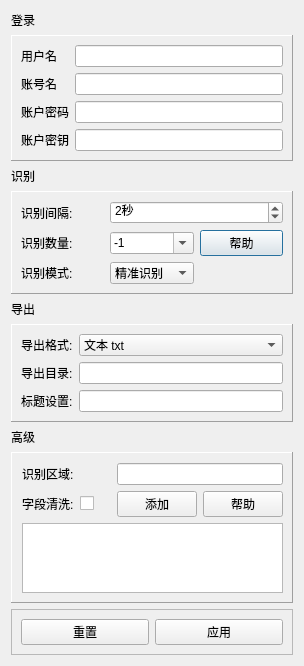
<?xml version="1.0" encoding="UTF-8"?>
<ui version="4.0">
 <class>Dialog</class>
 <widget class="QDialog" name="Dialog">
  <property name="windowModality">
   <enum>Qt::ApplicationModal</enum>
  </property>
  <property name="enabled">
   <bool>true</bool>
  </property>
  <property name="geometry">
   <rect>
    <x>0</x>
    <y>0</y>
    <width>304</width>
    <height>623</height>
   </rect>
  </property>
  <property name="windowTitle">
   <string>高级</string>
  </property>
  <property name="toolTip">
   <string extracomment="呵呵"/>
  </property>
  <property name="modal">
   <bool>false</bool>
  </property>
  <layout class="QVBoxLayout" name="verticalLayout">
   <item>
    <widget class="QLabel" name="label_login">
     <property name="text">
      <string>登录</string>
     </property>
    </widget>
   </item>
   <item>
    <widget class="QFrame" name="frame_login">
     <property name="frameShape">
      <enum>QFrame::Panel</enum>
     </property>
     <property name="frameShadow">
      <enum>QFrame::Raised</enum>
     </property>
     <layout class="QFormLayout" name="formLayout">
      <item row="1" column="0">
       <widget class="QLabel" name="login_label_id">
        <property name="text">
         <string>账号名</string>
        </property>
       </widget>
      </item>
      <item row="1" column="1">
       <widget class="QLineEdit" name="login_lineEdit_id"/>
      </item>
      <item row="2" column="0">
       <widget class="QLabel" name="login_label_key">
        <property name="text">
         <string>账户密码</string>
        </property>
       </widget>
      </item>
      <item row="2" column="1">
       <widget class="QLineEdit" name="login_lineEdit_key"/>
      </item>
      <item row="3" column="0">
       <widget class="QLabel" name="login_label_secret">
        <property name="text">
         <string>账户密钥</string>
        </property>
       </widget>
      </item>
      <item row="3" column="1">
       <widget class="QLineEdit" name="login_lineEdit_secret">
        <property name="echoMode">
         <enum>QLineEdit::Password</enum>
        </property>
       </widget>
      </item>
      <item row="0" column="0">
       <widget class="QLabel" name="label">
        <property name="text">
         <string>用户名</string>
        </property>
       </widget>
      </item>
      <item row="0" column="1">
       <widget class="QLineEdit" name="lineEdit"/>
      </item>
     </layout>
    </widget>
   </item>
   <item>
    <widget class="QLabel" name="label_reg">
     <property name="text">
      <string>识别</string>
     </property>
    </widget>
   </item>
   <item>
    <widget class="QFrame" name="frame_reg">
     <property name="frameShape">
      <enum>QFrame::Panel</enum>
     </property>
     <property name="frameShadow">
      <enum>QFrame::Raised</enum>
     </property>
     <layout class="QGridLayout" name="gridLayout_3">
      <item row="0" column="0">
       <widget class="QLabel" name="reg_label_lay">
        <property name="text">
         <string>识别间隔:</string>
        </property>
       </widget>
      </item>
      <item row="0" column="1" colspan="2">
       <widget class="QTimeEdit" name="reg_timeEdit">
        <property name="currentSection">
         <enum>QDateTimeEdit::SecondSection</enum>
        </property>
        <property name="displayFormat">
         <string>s秒</string>
        </property>
        <property name="time">
         <time>
          <hour>0</hour>
          <minute>0</minute>
          <second>2</second>
         </time>
        </property>
       </widget>
      </item>
      <item row="1" column="0">
       <widget class="QLabel" name="reg_label_num">
        <property name="text">
         <string>识别数量:</string>
        </property>
       </widget>
      </item>
      <item row="1" column="1">
       <widget class="QComboBox" name="reg_comboBox">
        <property name="editable">
         <bool>true</bool>
        </property>
        <item>
         <property name="text">
          <string>-1</string>
         </property>
        </item>
        <item>
         <property name="text">
          <string>1</string>
         </property>
        </item>
        <item>
         <property name="text">
          <string>2</string>
         </property>
        </item>
        <item>
         <property name="text">
          <string>3</string>
         </property>
        </item>
       </widget>
      </item>
      <item row="1" column="2">
       <widget class="QPushButton" name="reg_pushButton">
        <property name="text">
         <string>帮助</string>
        </property>
       </widget>
      </item>
      <item row="2" column="0">
       <widget class="QLabel" name="reg_label_debug">
        <property name="text">
         <string>识别模式:</string>
        </property>
       </widget>
      </item>
      <item row="2" column="1">
       <widget class="QComboBox" name="comboBox">
        <item>
         <property name="text">
          <string>精准识别</string>
         </property>
        </item>
        <item>
         <property name="text">
          <string>通用识别</string>
         </property>
        </item>
        <item>
         <property name="text">
          <string>手写识别</string>
         </property>
        </item>
       </widget>
      </item>
     </layout>
    </widget>
   </item>
   <item>
    <widget class="QLabel" name="label_out">
     <property name="text">
      <string>导出</string>
     </property>
    </widget>
   </item>
   <item>
    <widget class="QFrame" name="frame_out">
     <property name="frameShape">
      <enum>QFrame::Panel</enum>
     </property>
     <property name="frameShadow">
      <enum>QFrame::Raised</enum>
     </property>
     <layout class="QGridLayout" name="gridLayout">
      <item row="0" column="0">
       <widget class="QLabel" name="out_label_fmt">
        <property name="text">
         <string>导出格式:</string>
        </property>
       </widget>
      </item>
      <item row="1" column="0">
       <widget class="QLabel" name="out_label_dir">
        <property name="text">
         <string>导出目录:</string>
        </property>
       </widget>
      </item>
      <item row="1" column="1">
       <widget class="QLineEdit" name="out_lineEdit_dir"/>
      </item>
      <item row="2" column="1">
       <widget class="QLineEdit" name="out_lineEdit_title">
        <property name="enabled">
         <bool>true</bool>
        </property>
       </widget>
      </item>
      <item row="0" column="1">
       <widget class="QComboBox" name="out_comboBox">
        <item>
         <property name="text">
          <string>文本 txt</string>
         </property>
        </item>
        <item>
         <property name="text">
          <string>Excel xlsx</string>
         </property>
        </item>
       </widget>
      </item>
      <item row="2" column="0">
       <widget class="QLabel" name="out_label_title">
        <property name="toolTip">
         <string extracomment="呵呵"/>
        </property>
        <property name="whatsThis">
         <string/>
        </property>
        <property name="text">
         <string>标题设置:</string>
        </property>
       </widget>
      </item>
     </layout>
    </widget>
   </item>
   <item>
    <widget class="QLabel" name="label_advanced">
     <property name="text">
      <string>高级</string>
     </property>
    </widget>
   </item>
   <item>
    <widget class="QFrame" name="frame_advanced">
     <property name="frameShape">
      <enum>QFrame::Panel</enum>
     </property>
     <property name="frameShadow">
      <enum>QFrame::Raised</enum>
     </property>
     <layout class="QGridLayout" name="gridLayout_2">
      <property name="leftMargin">
       <number>10</number>
      </property>
      <property name="topMargin">
       <number>10</number>
      </property>
      <item row="2" column="3">
       <widget class="QPushButton" name="adv_pushButton_help">
        <property name="text">
         <string>帮助</string>
        </property>
       </widget>
      </item>
      <item row="4" column="0" colspan="4">
       <widget class="QListWidget" name="adv_listWidget">
        <property name="enabled">
         <bool>true</bool>
        </property>
       </widget>
      </item>
      <item row="2" column="1">
       <widget class="QCheckBox" name="adv_checkBox">
        <property name="text">
         <string/>
        </property>
       </widget>
      </item>
      <item row="2" column="0">
       <widget class="QLabel" name="adv_label_clean">
        <property name="text">
         <string>字段清洗:</string>
        </property>
       </widget>
      </item>
      <item row="2" column="2">
       <widget class="QPushButton" name="adv_pushButton_add">
        <property name="text">
         <string>添加</string>
        </property>
       </widget>
      </item>
      <item row="0" column="0">
       <widget class="QLabel" name="adv_label_region">
        <property name="text">
         <string>识别区域:</string>
        </property>
       </widget>
      </item>
      <item row="0" column="2" colspan="2">
       <widget class="QLineEdit" name="adv_lineEdit"/>
      </item>
     </layout>
    </widget>
   </item>
   <item>
    <widget class="QFrame" name="frame_set">
     <property name="frameShape">
      <enum>QFrame::StyledPanel</enum>
     </property>
     <property name="frameShadow">
      <enum>QFrame::Raised</enum>
     </property>
     <layout class="QHBoxLayout" name="horizontalLayout">
      <item>
       <widget class="QPushButton" name="set_pushButton_reset">
        <property name="text">
         <string>重置</string>
        </property>
       </widget>
      </item>
      <item>
       <widget class="QPushButton" name="set_pushButton_apply">
        <property name="text">
         <string>应用</string>
        </property>
       </widget>
      </item>
     </layout>
    </widget>
   </item>
  </layout>
 </widget>
 <resources/>
 <connections>
  <connection>
   <sender>set_pushButton_reset</sender>
   <signal>clicked()</signal>
   <receiver>Dialog</receiver>
   <slot>set_resetSlot()</slot>
   <hints>
    <hint type="sourcelabel">
     <x>101</x>
     <y>592</y>
    </hint>
    <hint type="destinationlabel">
     <x>97</x>
     <y>591</y>
    </hint>
   </hints>
  </connection>
  <connection>
   <sender>set_pushButton_apply</sender>
   <signal>clicked()</signal>
   <receiver>Dialog</receiver>
   <slot>set_applySlot()</slot>
   <hints>
    <hint type="sourcelabel">
     <x>226</x>
     <y>592</y>
    </hint>
    <hint type="destinationlabel">
     <x>223</x>
     <y>591</y>
    </hint>
   </hints>
  </connection>
  <connection>
   <sender>out_comboBox</sender>
   <signal>currentIndexChanged(int)</signal>
   <receiver>Dialog</receiver>
   <slot>out_fmtSlot()</slot>
   <hints>
    <hint type="sourcelabel">
     <x>177</x>
     <y>294</y>
    </hint>
    <hint type="destinationlabel">
     <x>303</x>
     <y>383</y>
    </hint>
   </hints>
  </connection>
  <connection>
   <sender>reg_pushButton</sender>
   <signal>clicked()</signal>
   <receiver>Dialog</receiver>
   <slot>reg_buttonSlot()</slot>
   <hints>
    <hint type="sourcelabel">
     <x>252</x>
     <y>205</y>
    </hint>
    <hint type="destinationlabel">
     <x>327</x>
     <y>205</y>
    </hint>
   </hints>
  </connection>
  <connection>
   <sender>adv_pushButton_add</sender>
   <signal>clicked()</signal>
   <receiver>Dialog</receiver>
   <slot>adv_buttonAddSlot()</slot>
   <hints>
    <hint type="sourcelabel">
     <x>149</x>
     <y>415</y>
    </hint>
    <hint type="destinationlabel">
     <x>-1</x>
     <y>420</y>
    </hint>
   </hints>
  </connection>
  <connection>
   <sender>adv_pushButton_help</sender>
   <signal>clicked()</signal>
   <receiver>Dialog</receiver>
   <slot>adv_buttonHelpSlot()</slot>
   <hints>
    <hint type="sourcelabel">
     <x>234</x>
     <y>413</y>
    </hint>
    <hint type="destinationlabel">
     <x>374</x>
     <y>418</y>
    </hint>
   </hints>
  </connection>
 </connections>
 <slots>
  <slot>reg_buttonSlot()</slot>
  <slot>out_fmtSlot()</slot>
  <slot>set_resetSlot()</slot>
  <slot>adv_buttonAddSlot()</slot>
  <slot>set_applySlot()</slot>
  <slot>adv_buttonHelpSlot()</slot>
 </slots>
</ui>
